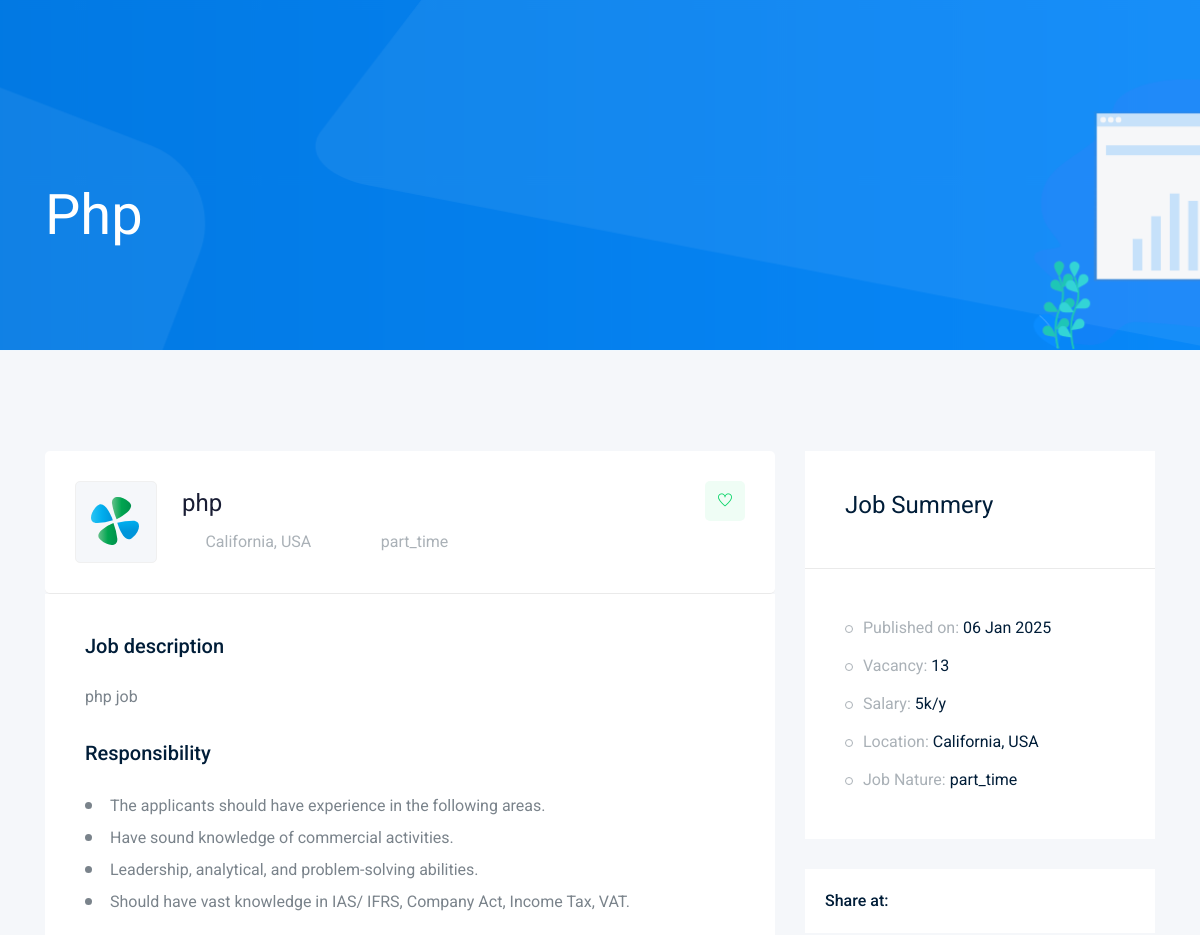
/job/1 (upper part), run on an earlier commit of the app's database.
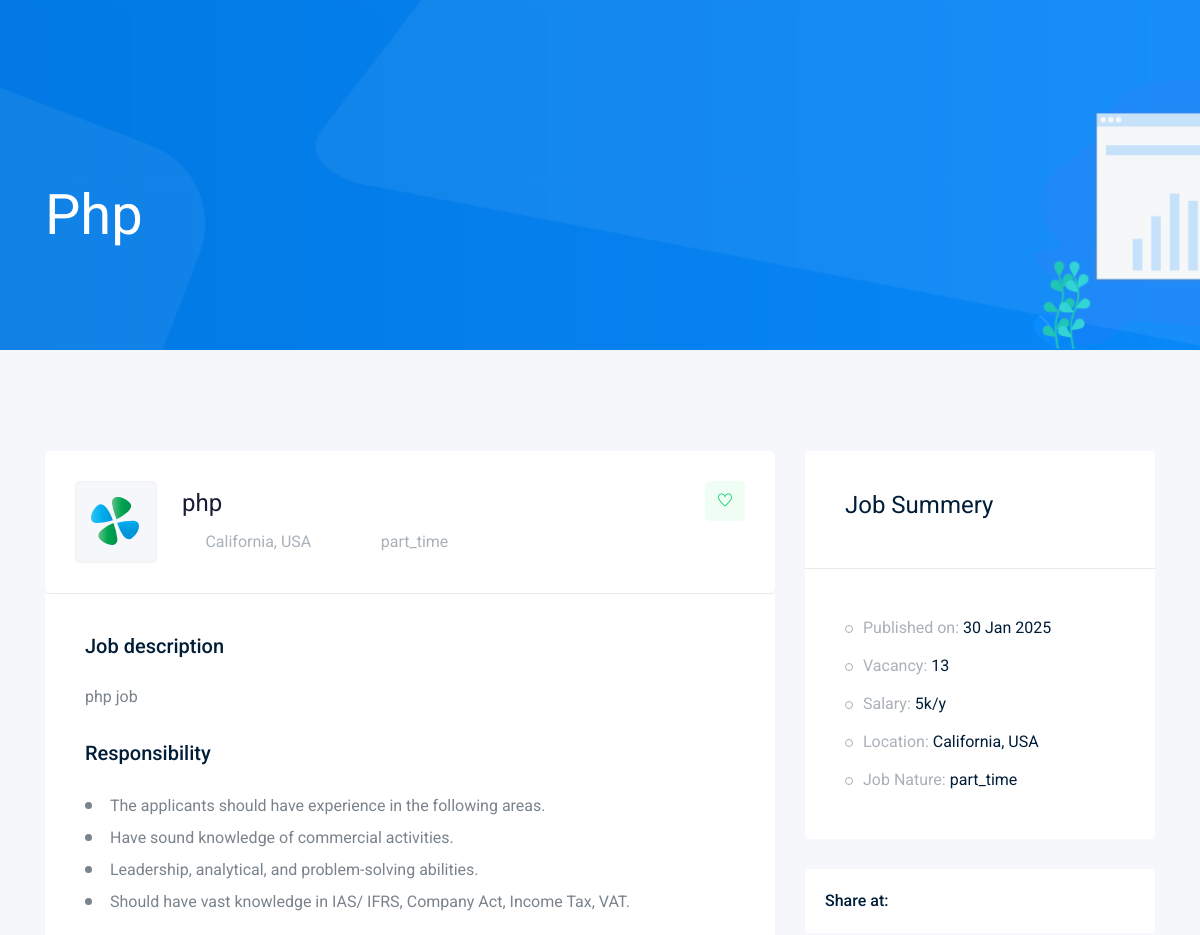
And on a later commit of the database.
### job/models.py (models this page shows, shortened)
class Job ( models.Model ) :
    title = models.CharField( max_length = 100 )
    job_tybe = models.CharField( max_length = 10 , choices = JOB_TYBE )
    discription = models.TextField( max_length = 1000 )
    published_it = models.DateTimeField( auto_now = True )
    vacansy  = models.IntegerField( default = 1 )
    salary  = models.IntegerField( default = 0 )
    expereince = models.IntegerField( default = 1 )
    category = models.ForeignKey( 'Category' , on_delete = models.CASCADE )
    img = models.ImageField( upload_to = upload_image )

### job/views.py (the view)
# urls.py: path('<int:id>' , views.job_detail , name = "job_detail" )
def job_detail( request , id ) :
    data = Job.objects.get( id = id )
    context = {
        'job' : data ,
    }
    return render( request , 'job/job_detial.html' , context )

### job/templates/job/job_detial.html (shortened to what this page needs)
{% load static %}
<!doctype html>
<html class="no-js" lang="zxx">
<head>
    <link rel="stylesheet" href="{% static 'css/bootstrap.min.css' %} ">
    <link rel="stylesheet" href="{% static 'css/owl.carousel.min.css'%}">
    <link rel="stylesheet" href="{% static 'css/magnific-popup.css'%}">
    <link rel="stylesheet" href="{% static 'css/font-awesome.min.css'%}">
    <link rel="stylesheet" href="{% static 'css/themify-icons.css'%}">
    <link rel="stylesheet" href="{% static 'css/nice-select.css'%}">
    <link rel="stylesheet" href="{% static 'css/flaticon.css'%}">
    <link rel="stylesheet" href="{% static 'css/gijgo.css'%}">
    <link rel="stylesheet" href="{% static 'css/animate.min.css'%}">
    <link rel="stylesheet" href="{% static 'css/slicknav.css'%}">
    <link rel="stylesheet" href="{% static 'css/style.css'%}">
</head>
<body>
     {% block body %}
    <div class="bradcam_area bradcam_bg_1">
        <div class="container">
            <div class="row">
                <div class="col-xl-12">
                    <div class="bradcam_text">
                        <h3>{{job.title}}</h3>
                    </div>
                </div>
            </div>
        </div>
    </div>
    <div class="job_details_area">
        <div class="container">
            <div class="row">
                <div class="col-lg-8">
                    <div class="job_details_header">
                        <div class="single_jobs white-bg d-flex justify-content-between">
                            <div class="jobs_left d-flex align-items-center">
                                <div class="thumb">
                                    <img src="img/svg_icon/1.svg" alt="">
                                </div>
                                <div class="jobs_conetent">
                                    <a href="#"><h4>{{job.title}}</h4></a>
                                    <div class="links_locat d-flex align-items-center">
                                        <div class="location">
                                            <p> <i class="fa fa-map-marker"></i> California, USA</p>
                                        </div>
                                        <div class="location">
                                            <p> <i class="fa fa-clock-o"></i>{{job.job_tybe}}</p>
                                        </div>
                                    </div>
                                </div>
                            </div>
                            <div class="jobs_right">
                                <div class="apply_now">
                                    <a class="heart_mark" href="#"> <i class="ti-heart"></i> </a>
                                </div>
                            </div>
                        </div>
                    </div>
                    <div class="descript_wrap white-bg">
                        <div class="single_wrap">
                            <h4>Job description</h4>
                            <p>{{ job.discription }}</p>
                        </div>
                        <div class="single_wrap">
                            <h4>Responsibility</h4>
                            <ul>
                                <li>The applicants should have experience in the following areas.
                                </li>
                                <li>Have sound knowledge of commercial activities.</li>
                                <li>Leadership, analytical, and problem-solving abilities.</li>
                                <li>Should have vast knowledge in IAS/ IFRS, Company Act, Income Tax, VAT.</li>
                            </ul>
                        </div>
                    </div>
                </div>
                <div class="col-lg-4">
                    <div class="job_sumary">
                        <div class="summery_header">
                            <h3>Job Summery</h3>
                        </div>
                        <div class="job_content">
                            <ul>
                                <li>Published on: <span> {{job.published_it | date:'d M o'}}</span></li>
                                <li>Vacancy: <span>{{ job.vacansy }}</span></li>
                                <li>Salary: <span>{{job.salary}}k/y</span></li>
                                <li>Location: <span>California, USA</span></li>
                                <li>Job Nature: <span>{{job.job_tybe}}</span></li>
                            </ul>
                        </div>
                    </div>
                    <div class="share_wrap d-flex">
                        <span>Share at:</span>
                        <ul>
                            <li><a href="#"> <i class="fa fa-facebook"></i></a> </li>
                            <li><a href="#"> <i class="fa fa-google-plus"></i></a> </li>
                            <li><a href="#"> <i class="fa fa-twitter"></i></a> </li>
                            <li><a href="#"> <i class="fa fa-envelope"></i></a> </li>
                        </ul>
                    </div>y
                    {% endblock body %}
                </div>
            </div>
        </div>
    </div>
</body>
</html>

What changed in the data, as far as the page shows it:
changed Job "Php": published_it "06 Jan 2025" → "30 Jan 2025"
